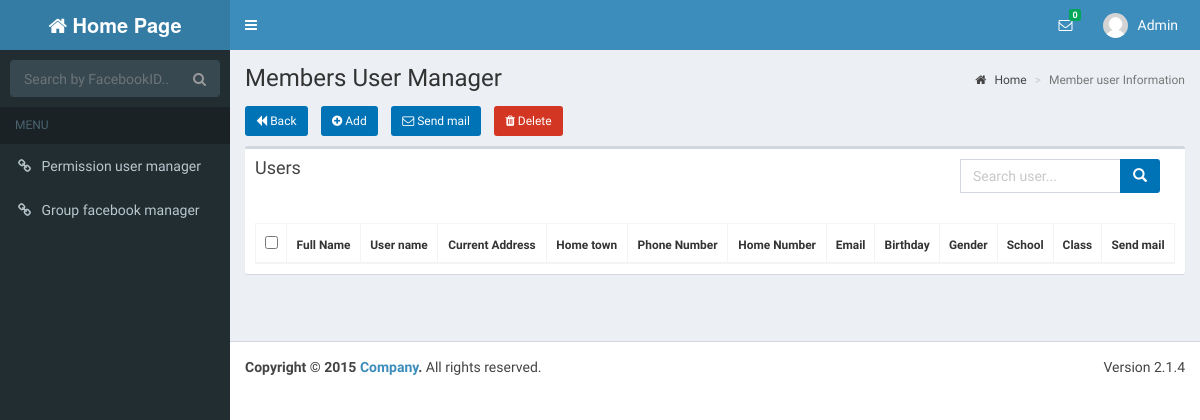
/viewUserInGroupUser.php?GroupUserId=4 (signed in), run on an earlier commit of the app's database.
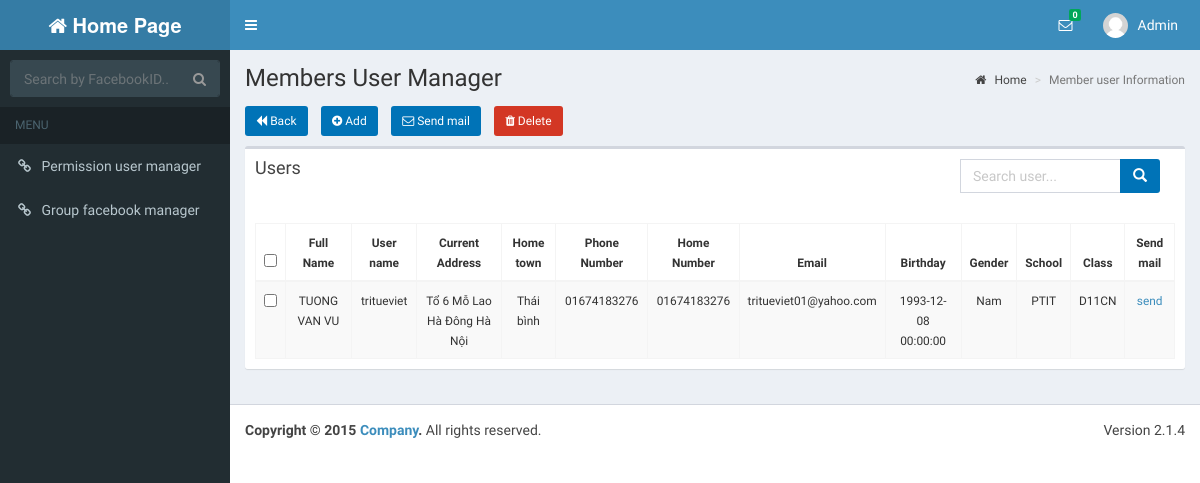
And on a later commit of the database.
### tables this page shows
CREATE TABLE IF NOT EXISTS `user_groupuser` (
  `UserGroupUserId` int(20) NOT NULL AUTO_INCREMENT,
  `UserId` int(20) DEFAULT NULL,
  `GroupUserId` int(20) DEFAULT NULL,
  PRIMARY KEY (`UserGroupUserId`),
  KEY `fk_user_groupuser_users_idx` (`UserId`),
  KEY `fk_user_groupuser_groupuser_idx` (`GroupUserId`)
);

CREATE TABLE IF NOT EXISTS `users` (
  `UserId` int(20) NOT NULL AUTO_INCREMENT,
  `UserName` varchar(30) NOT NULL,
  `Password` varchar(16) NOT NULL,
  `FullName` varchar(50) DEFAULT NULL,
  `Address1` varchar(100) DEFAULT NULL,
  `Birthday` datetime DEFAULT NULL,
  `PhoneNumber1` varchar(15) DEFAULT NULL,
  `Email` varchar(50) DEFAULT NULL,
  `Gender` varchar(10) DEFAULT NULL,
  `CreateTime` timestamp NOT NULL DEFAULT '0000-00-00 00:00:00',
  `UpdateTime` timestamp NOT NULL DEFAULT '0000-00-00 00:00:00' ON UPDATE CURRENT_TIMESTAMP,
  `Avatar` varchar(100) DEFAULT NULL,
  `PhoneNumber2` varchar(100) DEFAULT NULL,
  `Address2` varchar(100) DEFAULT NULL,
  `Class` varchar(50) DEFAULT NULL,
  `School` varchar(100) DEFAULT NULL,
  `FacebookId` varchar(50) DEFAULT NULL,
  PRIMARY KEY (`UserId`),
  KEY `avatar` (`Avatar`)
);

### dao/db_connect.php (called while the page is built, shortened)
<?php
class DB_CONNECT {
    function connect() {
        $con = @mysql_connect(DB_SERVER, DB_USER, DB_PASSWORD) or die(mysql_error());
        return $con;
    }
}
?>

### dao/daoUsers.php (called while the page is built, shortened)
<?php
require_once 'db_connect.php';
require_once '/../models/users.php';
$userId = "UserId";
$userName = "UserName";
$password = "Password";
$fullName = "FullName";
$avatar = "Avatar";
$address1 = "Address1";
$address2 = "Address2";
$birthday = "Birthday";
$phoneNumber1 = "PhoneNumber1";
$phoneNumber2 = "PhoneNumber2";
$email = "Email";
$gender = "Gender";
$school = "School";
$class = "Class";
$createTime = "CreateTime";
$updateTime = "UpdateTime";
function getUserById($varUserName) {
    global $userId, $userName, $password, $fullName, $address1, $address2, $birthday, $phoneNumber1, $phoneNumber2, $email, $gender, $createTime, $updateTime, $school, $class, $avatar;
    $result = mysql_query("SELECT * ,DATE_FORMAT(Birthday, \"%d-%l-%Y\") AS DOB FROM users WHERE UserId = '" . $varUserName . "'") or die(mysql_error());
    if (mysql_num_rows($result) > 0) {
        while ($row = mysql_fetch_array($result)) {
            $users = new Users();
            $users->setUserId($row[$userId]);
            $users->setUserName($row[$userName]);
            $users->setPassword($row[$password]);
            $users->setFullName($row[$fullName]);
            $users->setAddress2($row[$address2]);
            $users->setAddress1($row[$address1]);
            $users->setBirthday($row['DOB']);
            $users->setAvatar($row[$avatar]);
            $users->setPhoneNumber2($row[$phoneNumber2]);
            $users->setPhoneNumber1($row[$phoneNumber1]);
            $users->setEmail($row[$email]);
            $users->setGender($row[$gender]);
            $users->setSchool($row[$school]);
            $users->setClass($row[$class]);
            $users->setCreateTime($row[$createTime]);
            $users->setUpdateTime($row[$updateTime]);
            return $users;
        }
    }
    return null;
}
function getListUserbyKey($groId, $key) {
    global $userId, $userName, $password, $fullName, $address1, $address2, $birthday, $phoneNumber1, $phoneNumber2, $email, $gender, $createTime, $updateTime, $school, $class, $avatar;
    $listUsers = array();
    $db = new DB_CONNECT();
    $result = mysql_query("SELECT *FROM users,user_groupuser "
            . " WHERE users.UserId=user_groupuser.UserId "
            . " AND user_groupuser.GroupUserId= " . $groId
            . " AND (users.UserName like N'%" . $key . "%' OR users.FullName like N'%" . $key . "%')") or die(mysql_error());
    if (mysql_num_rows($result) > 0) {
        while ($row = mysql_fetch_array($result)) {
            $users = new Users();
            $users->setUserId($row[$userId]);
            $users->setUserName($row[$userName]);
            $users->setPassword($row[$password]);
            $users->setFullName($row[$fullName]);
            $users->setAddress2($row[$address2]);
            $users->setAddress1($row[$address1]);
            $users->setBirthday($row[$birthday]);
            $users->setAvatar($row[$avatar]);
            $users->setPhoneNumber2($row[$phoneNumber2]);
            $users->setPhoneNumber1($row[$phoneNumber1]);
            $users->setEmail($row[$email]);
            $users->setGender($row[$gender]);
            $users->setSchool($row[$school]);
            $users->setClass($row[$class]);
            array_push($listUsers, $users);
        }
    }
    return $listUsers;
}
?>

### models/users.php (called while the page is built, shortened)
<?php
class Users {
    private $userId;
    private $userName;
    private $fullName;
    private $address1;
    private $address2;
    private $birthday;
    private $phoneNumber1;
    private $phoneNumber2;
    private $gender;
    private $email;
    private $school;
    private $class;
    function getUserId() {
        return $this->userId;
    }
    function getUserName() {
        return $this->userName;
    }
    function getFullName() {
        return $this->fullName;
    }
    function getAddress1() {
        return $this->address1;
    }
    function getAddress2() {
        return $this->address2;
    }
    function getBirthday() {
        return $this->birthday;
    }
    function getPhoneNumber1() {
        return $this->phoneNumber1;
    }
    function getPhoneNumber2() {
        return $this->phoneNumber2;
    }
    function getGender() {
        return $this->gender;
    }
    function getEmail() {
        return $this->email;
    }
    function getSchool() {
        return $this->school;
    }
    function getClass() {
        return $this->class;
    }
    function setUserId($userId) {
        $this->userId = $userId;
    }
    function setUserName($userName) {
        $this->userName = $userName;
    }
    function setFullName($fullName) {
        $this->fullName = $fullName;
    }
    function setAddress1($address1) {
        $this->address1 = $address1;
    }
    function setAddress2($address2) {
        $this->address2 = $address2;
    }
    function setBirthday($birthday) {
        $this->birthday = $birthday;
    }
    function setPhoneNumber1($phoneNumber1) {
        $this->phoneNumber1 = $phoneNumber1;
    }
    function setPhoneNumber2($phoneNumber2) {
        $this->phoneNumber2 = $phoneNumber2;
    }
    function setGender($gender) {
        $this->gender = $gender;
    }
    function setEmail($email) {
        $this->email = $email;
    }
    function setSchool($school) {
        $this->school = $school;
    }
    function setClass($class) {
        $this->class = $class;
    }
}

### viewUserInGroupUser.php (the view, shortened to what the changed rows need)
<!DOCTYPE html>
<?php
require_once '/dao/daoUsers.php';
require_once '/models/users.php';
require_once '/dao/daoInbox.php';
$key = !isset($_GET['key']) ? "" : $_GET['key'];
$userNameLogin = getUserById($_SESSION['user_id']);
$groupId = $_GET['GroupUserId'];
if (checkRoleAdminUsingUserId($_SESSION['user_id']) || checkRoleQuanTri($_SESSION['user_id'])) {
    if (isset($key)) {
        $listUser = (array) getListUserbyKey($groupId, $key);
    } else
        $listUser = (array) getListUserInGroupUserUsingGroupUserId($groupId);
} else {
    header("Location: homePage.php");
}
?>
<html>
    <head>
        <?php include 'includeCss.php'; ?>
        <link rel="stylesheet" href="dist/css/skins/_all-skins.min.css">
        <link rel="stylesheet" href="plugins/bootstrap-wysihtml5/bootstrap3-wysihtml5.min.css">
        <link rel="stylesheet" href="mailBox/css/token-input.css">
        <link rel="stylesheet" href="mailBox/css/token-input-facebook.css">
        <link rel="stylesheet" href="bootstrap/css/sweetalert.css"/>
    </head>
    <body class="hold-transition skin-blue sidebar-mini">
        <div class="wrapper">
            <div class="content-wrapper">
                <section class="content-header">
                    <h1>
                        Members User Manager
                    </h1>
                </section>
                <section class="content">
                    <form method="post" id="myForm" >
                        <div class="row">
                            <div class="col-md-12">
                                <div class="box table-responsive ">
                                    <div class="box-body ">
                                        <table id="example1" class="table table-bordered table-striped" cellspacing="0" width="100%">
                                            <thead>
                                                <tr>
                                                    <th class="text-center"><input type="checkbox" id ="selectall"/></th>
                                                    <th class="text-center"><small>Full Name</small></th>
                                                    <th class="text-center"><small>User name</small></th>
                                                    <th class="text-center"><small>Current Address</small></th>
                                                    <th class="text-center"><small>Home town</small></th>
                                                    <th class="text-center"><small>Phone Number</small></th>
                                                    <th class="text-center"><small>Home Number</small></th>
                                                    <th class="text-center"><small>Email</small></th>
                                                    <th class="text-center"><small>Birthday</small></th>
                                                    <th class="text-center"><small>Gender</small></th>
                                                    <th class="text-center"><small>School</small></th>
                                                    <th class="text-center"><small>Class</small></th>
                                                    <th class="text-center"><small>Send mail</small></th>
                                                </tr>
                                            </thead>
                                            <tbody>
                                                <?php
                                                foreach ($listUser as $row) {
                                                    echo '<tr>';
                                                    echo "<td class =\"text-center\"><input type=\"checkbox\" class =\"cbox\" name=\"checkbox_name[]\" value=\"{$row->getUserId()},{$row->getUserName()}({$row->getEmail()})\" /></td>";
                                                    echo "<td class=\"text-center\" ><small>{$row->getFullName()}</smail></td>";
                                                    echo "<td class=\"text-center\" ><small>{$row->getUserName()}</smail></td>";
                                                    echo "<td class=\"text-center\" ><small>{$row->getAddress1()}</smail></td>";
                                                    echo "<td class=\"text-center\" ><small>{$row->getAddress2()}</smail></td>";
                                                    echo "<td class=\"text-center\" ><small>{$row->getPhoneNumber1()}</smail></td>";
                                                    echo "<td class=\"text-center\" ><small>{$row->getPhoneNumber2()}</smail></td>";
                                                    echo "<td class=\"text-center\" ><small>{$row->getEmail()}</smail></td>";
                                                    echo "<td class=\"text-center\" ><small>{$row->getBirthday()}</smail></td>";
                                                    if ($row->getGender() == 1)
                                                        echo "<td class=\"text-center\" ><small>Nam</smail></td>";
                                                    else
                                                        echo "<td class=\"text-center\" ><small>Nữ</smail></td>";
                                                    echo "<td class=\"text-center\" ><small>{$row->getSchool()}</smail></td>";
                                                    echo "<td class=\"text-center\" ><small>{$row->getClass()}</smail></td>";
                                                    echo "<td class=\"text-center\"><small><a href = sentMailPage.php?UserId={$row->getUserId()}&UserName={$row->getUserName()}({$row->getEmail()})>send</a></small></td>";
                                                    echo '</tr>';
                                                }
                                                ?>
                                            </tbody>
                                        </table>
                                    </div>
                                </div>
                            </div>
                        </div>
                    </form>
                </section>
            </div>
        </div>
    </body>
</html>

What changed in the data, as far as the page shows it:
added user_groupuser: UserId.FullName "TUONG VAN VU", UserId.UserName "tritueviet", UserId.Address1 "Tổ 6 Mỗ Lao Hà Đông Hà Nội", UserId.Address2 "Thái bình", UserId.PhoneNumber1 "01674183276", UserId.PhoneNumber2 "01674183276", UserId.Email "tritueviet01@yahoo.com", UserId.Birthday "1993-12-08 00:00:00", UserId.School "PTIT", UserId.Class "D11CN"
